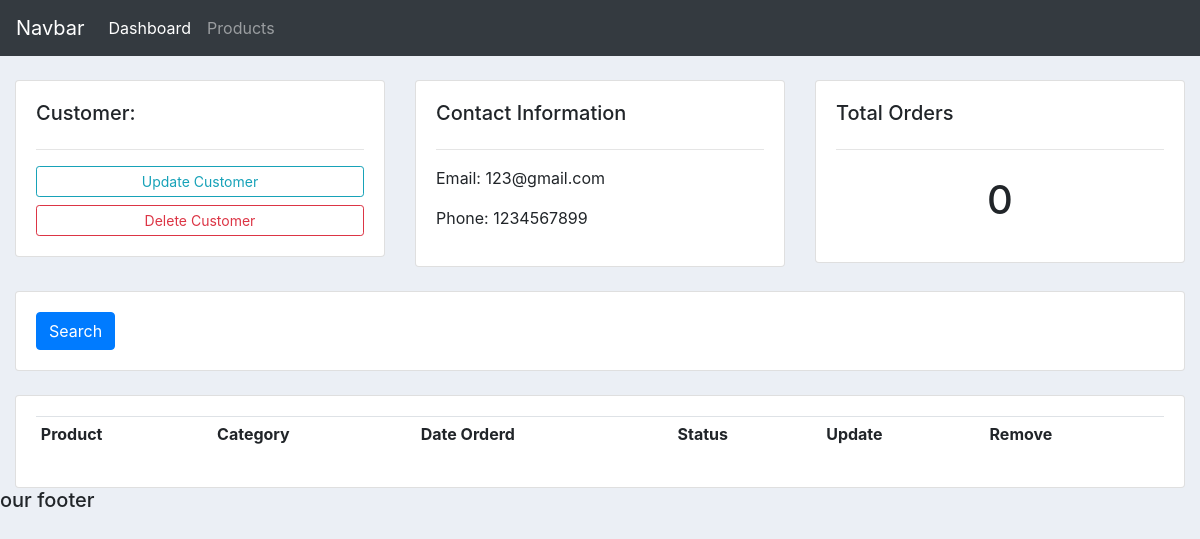
The app's page /customer/1/, older data.
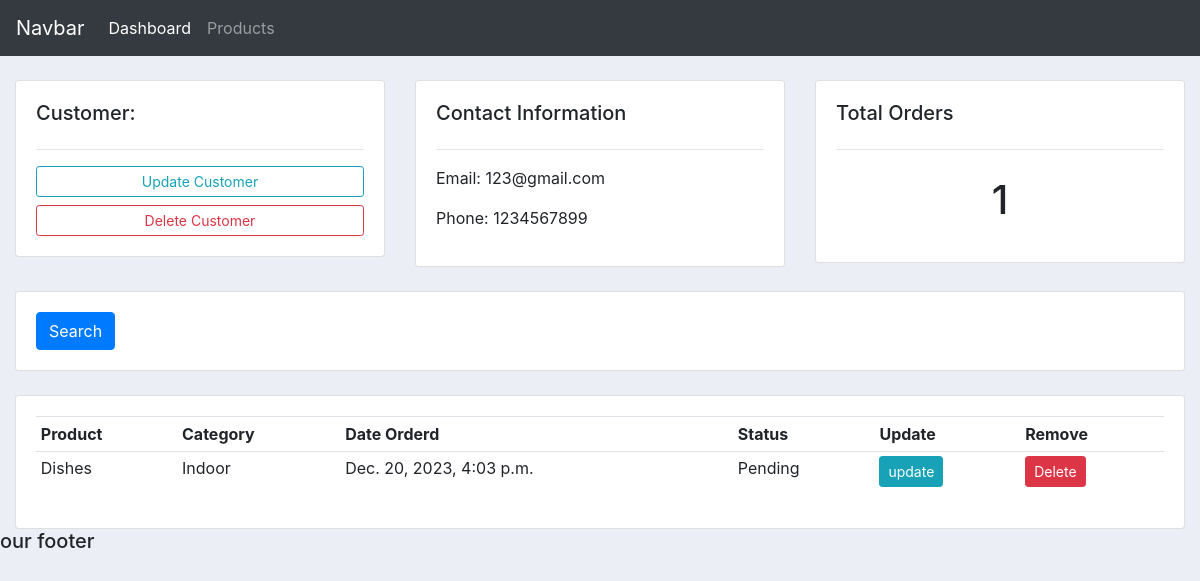
The same page, newer data.
### app/models.py (models this page shows, shortened)
class Order(models.Model):
    STATUS = (
        ("Pending", "Pending"),
        ("Out for delivery", "Out for delivery"),
        ("Delivered", "Delivered"),
    )
    customer = models.ForeignKey(Customer, null=True, on_delete=models.SET_NULL)
    product = models.ForeignKey(Product, null=True, on_delete=models.SET_NULL)
    date_created = models.DateTimeField(auto_now_add=True)
    status = models.CharField(max_length=200, null=True, choices=STATUS)

class Product(models.Model):
    CATEGORY = (
        ("Indoor", "Indoor"),
        ("Out door", "Out door"),
    )
    name = models.CharField(max_length=200, null=True)
    price = models.FloatField(null=True)
    category = models.CharField(max_length=200, null=True, choices=CATEGORY)
    description = models.CharField(max_length=200, null=True, blank=True)
    date_created = models.DateTimeField(auto_now_add=True)
    tags = models.ManyToManyField(Tag)
    def __str__(self):
        return self.name

### app/views.py (the view)
# urls.py: path('customer/<str:pk_test>/', views.customer, name="customer"),
def customer(request, pk_test):
    customer = Customer.objects.get(id=pk_test)
    orders = customer.order_set.all()
    order_count = orders.count()
    context = {'customer':customer, 'orders':orders, 'order_count':order_count}
    return render(request, 'accounts/customer.html', context)

### app/templates/accounts/customer.html
{%  extends 'accounts/main.html' %}
{% block content %}
	<br>
<div class="row">
	<div class="col-md">
		<div class="card card-body">
			<h5>Customer:</h5>
			<hr>
			<a class="btn btn-outline-info  btn-sm btn-block" href="">Update Customer</a>
			<a class="btn btn-outline-danger  btn-sm btn-block" href="">Delete Customer</a>
		</div>
	</div>
	<div class="col-md">
		<div class="card card-body">
			<h5>Contact Information</h5>
			<hr>
			<p>Email: {{customer.email}}</p>
			<p>Phone: {{customer.phone}}</p>
		</div>
	</div>
	<div class="col-md">
		<div class="card card-body">
			<h5>Total Orders</h5>
			<hr>
			<h1 style="text-align: center;padding: 10px">{{order_count}}</h1>
		</div>
	</div>
</div>
<br>
<div class="row">
	<div class="col">
		<div class="card card-body">
			<form method="get">
		    <button class="btn btn-primary" type="submit">Search</button>
		  </form>
		</div>
	</div>
</div>
<br>
<div class="row">
	<div class="col-md">
		<div class="card card-body">
			<table class="table table-sm">
				<tr>
					<th>Product</th>
					<th>Category</th>
					<th>Date Orderd</th>
					<th>Status</th>
					<th>Update</th>
					<th>Remove</th>
				</tr>
				{%for order in orders%}
				<tr>
					<td>{{order.product}}</td>
					<td>{{order.product.category}}</td>
					<td>{{order.date_created}}</td>
					<td>{{order.status}}</td>
					<td><a class="btn btn-sm btn-info" href="{% url 'update_order' order.id %}">update</a></td>
					<td><a class="btn btn-sm btn-danger" href="{% url 'delete_order' order.id %}">Delete</a></td>
				</tr>
				{%endfor%}
			</table>
		</div>
	</div>
</div>
{% endblock %}

Row changes from the older to the newer data that the page shows:
added Order: product "Dishes", product.category "Indoor", date_created "Dec. 20, 2023, 4:03 p.m.", status "Pending"
Text that changed along with them:
{{ order_count }}: "0" → "1"
